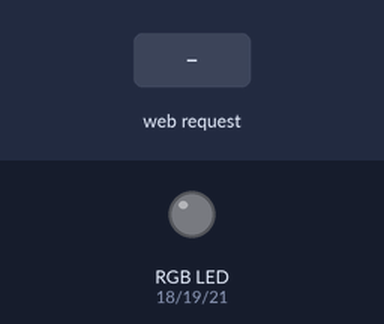
The sketch below on a simulated ESP32. Shown: an RGB LED mixed from three pins (HIGH = lit). The inputs (shaded band) are chosen by the test bench. WiFi joins after 1.5 s; servers stay silent unless stated; what the sketch prints to the serial monitor is not drawn.

Above: at 3.0 s.
3.1 s: HTTP request GET /red received
At 3.7 s:
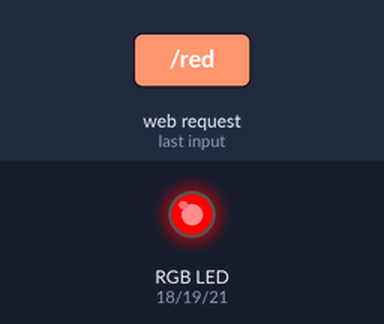
4.6 s: HTTP request GET /green received
At 4.9 s:
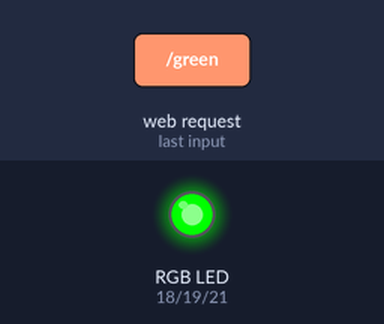
6.1 s: HTTP request GET /blue received
At 7.2 s:
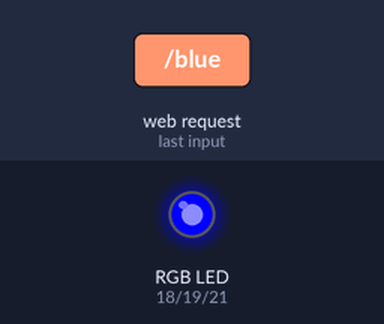
7.6 s: HTTP request GET /yellow received
At 8.3 s:
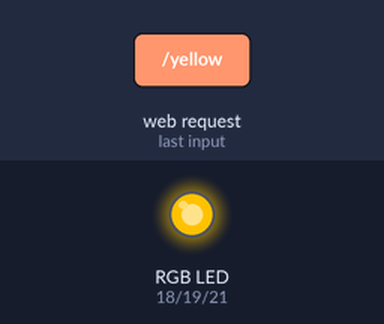
9.1 s: HTTP request GET /cyan received
At 9.5 s:
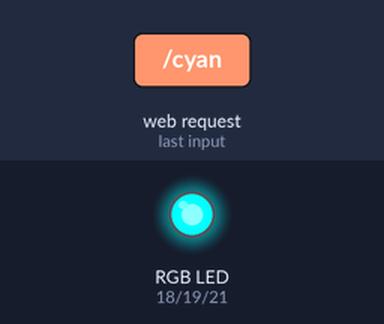
10.6 s: HTTP request GET /magenta received
At 11.8 s:
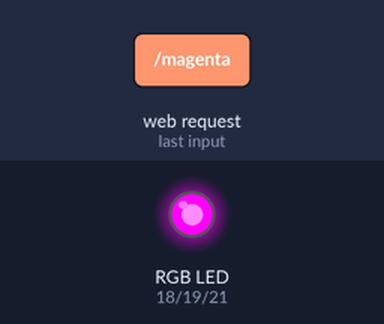
Timing chart, 0 to 13.1 s (numbered marks = the images above; inputs shaded):
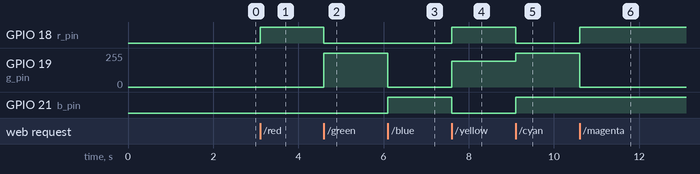

The sketch:

pro_247.ino
```cpp
#include <WiFi.h>
#include <WebServer.h>

const char ssid[]= "ishu_7521";
const char password[]="ishu@20088";

const byte r_pin=18;
const byte g_pin=19;
const byte b_pin=21;

const byte r_channel=0;
const byte g_channel=1;
const byte b_channel=2;

const int frequency=5000;
const int resolution=8;

WebServer server(80);

void setup() {
  // put your setup code here, to run once:
  ledcSetup(r_channel, frequency, resolution);
  ledcSetup(g_channel, frequency, resolution);
  ledcSetup(b_channel, frequency, resolution);

  ledcAttachPin(r_pin, r_channel);
  ledcAttachPin(g_pin, g_channel);
  ledcAttachPin(b_pin, b_channel);

  Serial.begin(115200);

  Serial.print("Connecting with: ");
  Serial.println(ssid);
  WiFi.begin(ssid,password);
  while(WiFi.status() != WL_CONNECTED){
    Serial.print(".");
    delay(450);
  }
  Serial.println();
  Serial.println("Connected with the network! ");
  Serial.print("IP Address assigned by the access point: ");
  Serial.println(WiFi.localIP());

  server.on("/",handle_root);
  server.on("/red",handle_red);
  server.on("/green",handle_green);
  server.on("/blue",handle_blue);
  server.on("/yellow",handle_yellow);
  server.on("/cyan",handle_cyan);
  server.on("/magenta",handle_magenta);
  server.on("/orange",handle_orange);
  server.on("/purple",handle_purple);
  server.on("/black",handle_black);
  server.on("/white",handle_white);
  server.on("/brown",handle_brown);
  server.on("/sea",handle_sea);

  server.onNotFound(handle_notfound);

  server.begin();
  Serial.println("HTTP SERVER STARTED");

}

void loop() {
  // put your main code here, to run repeatedly:
  server.handleClient();
}

void handle_root(){
  Serial.println("No color");
  String html=generate_html();
  server.send(200, "text/html",html);
}

void handle_red(){
  Serial.println("Red color");
  String html=generate_html();
  color_generator(255,0,0);
  server.send(200, "text/html",html);
}

void handle_green(){
  Serial.println("Green color");
  String html=generate_html();
  color_generator(0,255,0);
  server.send(200, "text/html",html);
}

void handle_blue(){
  Serial.println("Blue color");
  String html=generate_html();
  color_generator(0,0,255);
  server.send(200, "text/html",html);
}

void handle_orange(){
  Serial.println("Orange color");
  String html=generate_html();
  color_generator(255,147,0);
  server.send(200, "text/html",html);
}

void handle_cyan(){
  Serial.println("Cyan color");
  String html=generate_html();
  color_generator(0,255,255);
  server.send(200, "text/html",html);
}

void handle_magenta(){
  Serial.println("Magenta color");
  String html=generate_html();
  color_generator(255,0,255);
  server.send(200, "text/html",html);
}

void handle_yellow(){
  Serial.println("Yellow color");
  String html=generate_html();
  color_generator(255, 195, 0);
  server.send(200, "text/html",html);
}

void handle_purple(){
  Serial.println("Purple color");
  String html=generate_html();
  color_generator(142, 68, 173);
  server.send(200, "text/html",html);
}

void handle_black(){
  Serial.println("Black color");
  String html=generate_html();
  color_generator(0, 4, 3);
  server.send(200, "text/html",html);
}

void handle_white(){
  Serial.println("White color");
  String html=generate_html();
  color_generator(255, 255, 255);
  server.send(200, "text/html",html);
}

void handle_brown(){
  Serial.println("Brown color");
  String html=generate_html();
  color_generator(199, 0, 57 );
  server.send(200, "text/html",html);
}

void handle_sea(){
  Serial.println("Sea color");
  String html=generate_html();
  color_generator(22, 160, 133);
  server.send(200, "text/html",html);
}

void handle_notfound(){
  server.send(200,"text/palin","Can't find anything! Please try again later!");
}

void color_generator(int r, int g, int b){
  ledcWrite(r_channel, r);
  ledcWrite(g_channel, g);
  ledcWrite(b_channel, b);
}

String generate_html(){

  String html = "<!DOCTYPE html>\n";
         html += "<html lang=\"en\">\n";
         html += "<head>\n";
         html += "<meta charset=\"UTF-8\">\n";
         html += "<meta http-equiv=\"X-UA-Compatible\" content=\"IE=edge\">\n";
         html += "<meta name=\"viewport\" content=\"width=device-width, initial-scale=1.0\">\n";
         html += "<title>ESP32 RGB CONTROLLER</title>\n";
         html += "</head>\n";
         html += "<body>\n";
         html += "<div style=\"padding-left: 50%; padding-top: 10%;\">\n";
         html += "<h1>COLOR GENERATOR</h1>\n";
         html += "</div>\n";

         html += "<div style=\"padding-left: 40%;\">\n";
         html += "<a href=\"/red\"><button>Red</button></a>\n";
         html += "<a href=\"/green\"><button>Green</button></a>\n";
         html += "<a href=\"/blue\"><button>Blue</button></a>\n";
         html += "<a href=\"/yellow\"><button>Yellow</button></a>\n";
         html += "<a href=\"/cyan\"><button>Cyan</button></a>\n";
         html += "<a href=\"/magenta\"><button>Magenta</button></a>\n";
         html += "<a href=\"/orange\"><button>Orange</button></a>\n";
         html += "<a href=\"/purple\"><button>Purple</button></a>\n";
         html += "<a href=\"/black\"><button>Black</button></a>\n";
         html += "<a href=\"/white\"><button>White</button></a>\n";
         html += "<a href=\"/brown\"><button>Brown</button></a>\n";
         html += "<a href=\"/sea\"><button>Sea_Green</button></a>\n";
         html += "</div>\n";

         html += "</body>\n";
         html += "</html>\n";

  return html;

}
```

Measured:
- after the input at 3.1 s, GPIO 18 (r_pin): LOW → HIGH at once
- after the input at 4.6 s, GPIO 18 (r_pin): HIGH → LOW at once; GPIO 19 (g_pin): 0/255 → 255/255 at once
- after the input at 6.1 s, GPIO 19 (g_pin): 255/255 → 0/255 at once; GPIO 21 (b_pin): LOW → HIGH at once
- after the input at 7.6 s, GPIO 18 (r_pin): LOW → HIGH at once; GPIO 19 (g_pin): 0/255 → 194/255 at once; GPIO 21 (b_pin): HIGH → LOW at once
- after the input at 9.1 s, GPIO 18 (r_pin): HIGH → LOW at once; GPIO 19 (g_pin): 194/255 → 255/255 at once; GPIO 21 (b_pin): LOW → HIGH at once
- after the input at 10.6 s, GPIO 18 (r_pin): LOW → HIGH at once; GPIO 19 (g_pin): 255/255 → 0/255 at once
